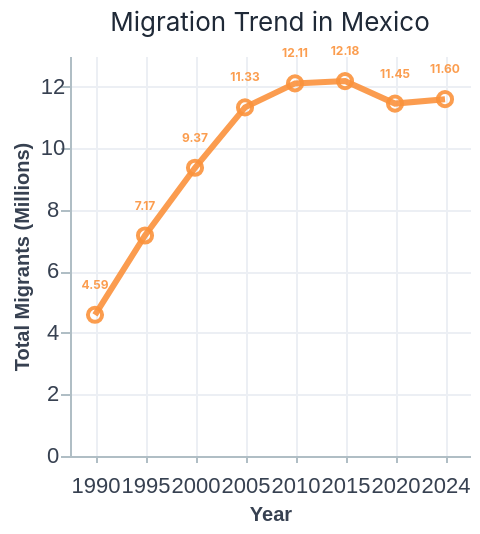

Notebook cell for this chart:
### Code cell
def migration_trend_mexico(df):
    """
    Line chart showing total migration trend in Latin America and the Caribbean
    with clearly visible data labels.
    """
    df= df.filter(pl.col("origin")=="Mexico")
    line = alt.Chart(df).mark_line(
        color="#fb923c", 
        strokeWidth=3).encode(
        x=alt.X("year:N", title="Year"),
        y=alt.Y("sum(total_migrants):Q", title="Total Migrants (Millions)"))

    points = alt.Chart(df).mark_point(
        color="#fb923c", 
        size=50).encode(
        x="year:N",
        y="sum(total_migrants):Q")
    
    text = alt.Chart(df).mark_text(
        fontSize=6,
        fontWeight="bold",
        color="#fb923c",
        dy=-15,              
        align="center").encode(
        x="year:N",
        y="sum(total_migrants):Q",
        text=alt.Text("sum(total_migrants):Q", format=".2f"))

    chart = (
        (line + points + text)
        .properties(
            width=200,
            height=200,
            background="transparent",
            title=alt.TitleParams(
                text="Migration Trend in Mexico",
                anchor="middle")))

    return chart

save_chart(migration_trend_mexico(migrants_grouped), "migration_trend_mexico_labels")
migration_trend_mexico(migrants_grouped)

### Figure 1 — Vega-Lite specification as saved in the notebook (floating-point values rounded to 4 significant figures)
{"config": {"title": {"fontSize": 13, "fontWeight": "normal", "anchor": "middle", "color": "#1F2937", "font": "Inter, Helvetica, Arial, sans-serif", "subtitleFontSize": 12, "subtitleColor": "#4B5563", "subtitleFont": "Inter, Helvetica, Arial, sans-serif", "subtitlePadding": 2, "subtitleLineHeight": 15}, "text": {"fontSize": 11, "fontWeight": "normal", "font": "Inter, Helvetica, Arial, sans-serif", "color": "#1F2937", "align": "center", "baseline": "middle"}, "axis": {"labelFontSize": 11, "titleFontSize": 10, "grid": true, "gridColor": "#ECEFF4", "domainColor": "#B0BEC5", "tickColor": "#B0BEC5", "labelColor": "#374151", "titleColor": "#374151", "labelAlign": "center", "titleAlign": "center", "labelPadding": 4}, "axisX": {"labelAngle": 0, "labelAlign": "center", "labelBaseline": "top", "labelPadding": 6, "tickSize": 3}, "legend": {"titleFontSize": 11, "labelFontSize": 10, "cornerRadius": 6, "orient": "top", "direction": "horizontal", "titleAnchor": "middle", "labelAlign": "center", "titleAlign": "center", "padding": 4, "symbolSize": 90, "symbolType": "square", "symbolStrokeWidth": 0.3, "titleColor": "#1F2937", "labelColor": "#374151", "columns": 3, "columnPadding": 10, "symbolLimit": 200}, "view": {"stroke": null, "fill": "transparent"}, "geoshape": {"fill": "#f9f9f9", "stroke": "#cccccc", "strokeWidth": 0.4}, "range": {"category": {"scheme": "tableau10"}, "heatmap": {"scheme": "blues"}, "diverging": {"scheme": "redblue"}, "ramp": {"scheme": "blues"}}, "mark": {"opacity": 0.9}}, "layer": [{"mark": {"type": "line", "color": "#fb923c", "strokeWidth": 3}, "encoding": {"x": {"field": "year", "title": "Year", "type": "nominal"}, "y": {"aggregate": "sum", "field": "total_migrants", "title": "Total Migrants (Millions)", "type": "quantitative"}}}, {"mark": {"type": "point", "color": "#fb923c", "size": 50}, "encoding": {"x": {"field": "year", "type": "nominal"}, "y": {"aggregate": "sum", "field": "total_migrants", "type": "quantitative"}}}, {"mark": {"type": "text", "align": "center", "color": "#fb923c", "dy": -15, "fontSize": 6, "fontWeight": "bold"}, "encoding": {"text": {"aggregate": "sum", "field": "total_migrants", "format": ".2f", "type": "quantitative"}, "x": {"field": "year", "type": "nominal"}, "y": {"aggregate": "sum", "field": "total_migrants", "type": "quantitative"}}}], "background": "transparent", "data": {"name": "data-78fa2373b2fc54d2132a25af3b84360a"}, "height": 200, "title": {"text": "Migration Trend in Mexico", "anchor": "middle"}, "width": 200, "$schema": "https://vega.github.io/schema/vega-lite/v5.8.0.json", "datasets": {"data-78fa2373b2fc54d2132a25af3b84360a": [{"origin": "Mexico", "M49": 484, "alpha-2": "MX", "alpha-3": "MEX", "region": "Americas", "sub-region": "Latin America and the Caribbean", "intermediate-region": "Central America", "year": 1990, "total_migrants": 4.589, "female_migrants": 1.973, "male_migrants": 2.615, "pct_female_migrants": 43.0, "pct_male_migrants": 57.0, "remittance_inflows": null, "gdp_per_capita": 3154.0, "total_population": 82.82, "Gini_index": null, "homicides_per_100k_population": null, "exposure_to_droughts": null, "climate_risk_index": null, "migration_rate": 5.541, "weighted_avg_dest_gdp": null}, {"origin": "Mexico", "M49": 484, "alpha-2": "MX", "alpha-3": "MEX", "region": "Americas", "sub-region": "Latin America and the Caribbean", "intermediate-region": "Central America", "year": 1995, "total_migrants": 7.166, "female_migrants": 3.232, "male_migrants": 3.934, "pct_female_migrants": 45.1, "pct_male_migrants": 54.9, "remittance_inflows": null, "gdp_per_capita": 4184.0, "total_population": 90.86, "Gini_index": null, "homicides_per_100k_population": null, "exposure_to_droughts": null, "climate_risk_index": null, "migration_rate": 7.886, "weighted_avg_dest_gdp": null}, {"origin": "Mexico", "M49": 484, "alpha-2": "MX", "alpha-3": "MEX", "region": "Americas", "sub-region": "Latin America and the Caribbean", "intermediate-region": "Central America", "year": 2000, "total_migrants": 9.368, "female_migrants": 4.196, "male_migrants": 5.172, "pct_female_migrants": 44.79, "pct_male_migrants": 55.21, "remittance_inflows": null, "gdp_per_capita": 7524.0, "total_population": 98.63, "Gini_index": null, "homicides_per_100k_population": null, "exposure_to_droughts": null, "climate_risk_index": null, "migration_rate": 9.498, "weighted_avg_dest_gdp": 0.0}, {"origin": "Mexico", "M49": 484, "alpha-2": "MX", "alpha-3": "MEX", "region": "Americas", "sub-region": "Latin America and the Caribbean", "intermediate-region": "Central America", "year": 2005, "total_migrants": 11.33, "female_migrants": 5.044, "male_migrants": 6.286, "pct_female_migrants": 44.52, "pct_male_migrants": 55.48, "remittance_inflows": null, "gdp_per_capita": 8672.0, "total_population": 105.8, "Gini_index": null, "homicides_per_100k_population": null, "exposure_to_droughts": null, "climate_risk_index": null, "migration_rate": 10.71, "weighted_avg_dest_gdp": null}, {"origin": "Mexico", "M49": 484, "alpha-2": "MX", "alpha-3": "MEX", "region": "Americas", "sub-region": "Latin America and the Caribbean", "intermediate-region": "Central America", "year": 2010, "total_migrants": 12.11, "female_migrants": 5.648, "male_migrants": 6.461, "pct_female_migrants": 46.64, "pct_male_migrants": 53.36, "remittance_inflows": null, "gdp_per_capita": 9729.0, "total_population": 113.6, "Gini_index": null, "homicides_per_100k_population": null, "exposure_to_droughts": null, "climate_risk_index": null, "migration_rate": 10.66, "weighted_avg_dest_gdp": null}, {"origin": "Mexico", "M49": 484, "alpha-2": "MX", "alpha-3": "MEX", "region": "Americas", "sub-region": "Latin America and the Caribbean", "intermediate-region": "Central America", "year": 2015, "total_migrants": 12.18, "female_migrants": 5.843, "male_migrants": 6.342, "pct_female_migrants": 47.95, "pct_male_migrants": 52.05, "remittance_inflows": 26820.0, "gdp_per_capita": 10020.0, "total_population": 121.1, "Gini_index": 0.0, "homicides_per_100k_population": null, "exposure_to_droughts": null, "climate_risk_index": null, "migration_rate": 10.06, "weighted_avg_dest_gdp": null}, {"origin": "Mexico", "M49": 484, "alpha-2": "MX", "alpha-3": "MEX", "region": "Americas", "sub-region": "Latin America and the Caribbean", "intermediate-region": "Central America", "year": 2020, "total_migrants": 11.45, "female_migrants": 5.563, "male_migrants": 5.89, "pct_female_migrants": 48.57, "pct_male_migrants": 51.43, "remittance_inflows": 43980.0, "gdp_per_capita": 8841.0, "total_population": 126.8, "Gini_index": 44.6, "homicides_per_100k_population": null, "exposure_to_droughts": null, "climate_risk_index": null, "migration_rate": 9.032, "weighted_avg_dest_gdp": null}, {"origin": "Mexico", "M49": 484, "alpha-2": "MX", "alpha-3": "MEX", "region": "Americas", "sub-region": "Latin America and the Caribbean", "intermediate-region": "Central America", "year": 2024, "total_migrants": 11.6, "female_migrants": 5.665, "male_migrants": 5.931, "pct_female_migrants": 48.85, "pct_male_migrants": 51.15, "remittance_inflows": 0.0, "gdp_per_capita": 14160.0, "total_population": 130.9, "Gini_index": 0.0, "homicides_per_100k_population": null, "exposure_to_droughts": null, "climate_risk_index": null, "migration_rate": 8.862, "weighted_avg_dest_gdp": null}]}}
